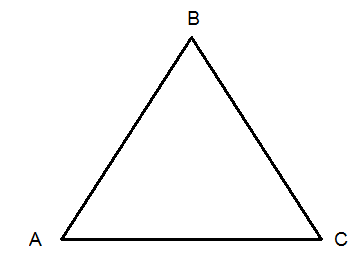
//> input picture other_triangle.png, 356 x 264 px
$ ./main   (built with g++ and OpenCV 4)
//> lines starting //> are read from the running program, lines starting //| are printed output that depends on the picture; after the words box and inside, x2 and y2 are one past the last pixel; in counts of white or black regions, pixels touching at a corner belong together
### shape_detector.h
#pragma once
#include <opencv2/opencv.hpp>
#include <string>
#include <vector>
#include <algorithm>
#include <stdexcept>

void imshow(const std::string& title, const cv::Mat& img);

std::vector<cv::Point> find_shape_contour(const std::string& address);

cv::Mat draw_contour_on_image(cv::Mat& img, const std::vector<cv::Point>& contour, const cv::Scalar& color = cv::Scalar(0,255,0), int thickness=3);

cv::Mat draw_contour_on_image(cv::Mat& img, const std::vector<std::vector<cv::Point>>& contours, const cv::Scalar& color = cv::Scalar(0, 255, 0), int thickness=3);


std::vector<std::vector<cv::Point>> contour_compare(
    cv::Mat& target_frame,
    const std::vector<cv::Point>& template_contour,
    double match_threshold = 0.09,
    double min_area_ratio = 0.0005,
    double max_area_ratio = 0.80);

void run_camera(const std::vector<cv::Point>& template_contour, int camid = 0);

void create_triangle_image(const std::string& filename = "triangle.png",
                                 cv::Size size = {600, 600}, int margin = 150);

### shape_detector.cpp
#include "shape_detector.h"


void imshow(const std::string& title, const cv::Mat& img)
{
    cv::Mat to_show;
    if (img.channels() == 4) {
        cv::cvtColor(img, to_show, cv::COLOR_BGRA2RGBA);
    } else if (img.channels() == 3) {
        cv::cvtColor(img, to_show, cv::COLOR_BGR2RGB);
    } else {
        to_show = img.clone();
    }
    cv::imshow(title, to_show);
    cv::waitKey(0);  // waiting for key pressing
}


std::vector<cv::Point> find_shape_contour(const std::string& address)
{
    // טען תמונה
    cv::Mat templat_img = cv::imread(address);
    if (templat_img.empty())
        throw std::runtime_error("Failed to load image: " + address);

    // המרה לאפור
    cv::Mat templat_img_gray;
    cv::cvtColor(templat_img, templat_img_gray, cv::COLOR_BGR2GRAY);

    // טשטוש
    cv::Mat blured;
    cv::GaussianBlur(templat_img_gray, blured, cv::Size(5, 5), 0);

    // סף
    cv::Mat thresh1;
    cv::threshold(blured, thresh1, 127, 255, 0);

    // מציאת קונטורים
    std::vector<std::vector<cv::Point>> contours_template;
    cv::findContours(thresh1, contours_template, cv::RETR_LIST, cv::CHAIN_APPROX_SIMPLE);

    // מיון לפי שטח, יורד
    std::sort(contours_template.begin(), contours_template.end(),
        [](const std::vector<cv::Point>& a, const std::vector<cv::Point>& b) {
            return cv::contourArea(a) > cv::contourArea(b);
        });

    if (contours_template.size() < 2)
        throw std::runtime_error("Template image must contain at least two contours.");

    // הקונטור השני בגודלו (כמו בפייתון)
    return contours_template[1];
}


cv::Mat draw_contour_on_image(cv::Mat& img, const std::vector<cv::Point>& contour, const cv::Scalar& color, int thickness)
{
    if (img.empty())
        throw std::runtime_error("Failed to load image");

    std::vector<std::vector<cv::Point>> contours{contour};
    cv::drawContours(img, contours, 0, color, thickness);
    return img;
}

cv::Mat draw_contour_on_image(cv::Mat& img, const std::vector<std::vector<cv::Point>>& contours, const cv::Scalar& color, int thickness)
{
    if (img.empty())
        throw std::runtime_error("Failed to load image");
    cv::drawContours(img, contours, -1, color, thickness);
    return img;
}


std::vector<std::vector<cv::Point>> contour_compare(
    cv::Mat& target_frame,
    const std::vector<cv::Point>& template_contour,
    double match_threshold,
    double min_area_ratio,
    double max_area_ratio)
{
    // אפור
    cv::Mat target_gray;
    cv::cvtColor(target_frame, target_gray, cv::COLOR_BGR2GRAY);

    // טשטוש
    cv::Mat blured;
    cv::GaussianBlur(target_gray, blured, cv::Size(5, 5), 0);

    // סף אדפטיבי
    cv::Mat thresh2;
    cv::adaptiveThreshold(blured, thresh2, 255, cv::ADAPTIVE_THRESH_MEAN_C, cv::THRESH_BINARY, 11, 5);

    // מציאת קונטורים
    std::vector<std::vector<cv::Point>> contours_target;
    cv::findContours(thresh2, contours_target, cv::RETR_LIST, cv::CHAIN_APPROX_SIMPLE);

    // הגדרות סף שטח
    double frame_area = static_cast<double>(target_frame.rows * target_frame.cols);
    double min_area = frame_area * min_area_ratio;
    double max_area = frame_area * max_area_ratio;

    std::vector<std::vector<cv::Point>> closest_contours;

    // חיפוש קונטורים דומים
    for (const auto& c : contours_target) {
        double match = cv::matchShapes(template_contour, c, cv::CONTOURS_MATCH_I3, 0.0);
        if (match < match_threshold) {
            double area = cv::contourArea(c);
            if (area < min_area || area > max_area)
                continue; // קטן/גדול מדי = רעש
            closest_contours.push_back(c);
        }
    }


    return closest_contours;
}


// [33 lines left out: function run_camera, not called in this run]


void create_triangle_image(const std::string& filename, cv::Size size, int margin)
{
    cv::Mat img(size, CV_8UC3, cv::Scalar(255, 255, 255));

    cv::Point pt1(size.width / 2, margin);                 // top
    cv::Point pt2(margin, size.height - margin);           // left
    cv::Point pt3(size.width - margin, size.height - margin); // right

    std::vector<cv::Point> triangle_cnt = {pt1, pt2, pt3};

    cv::drawContours(img, std::vector<std::vector<cv::Point>>{triangle_cnt}, 0, cv::Scalar(0, 0, 0), cv::FILLED);

    cv::imwrite(filename, img);
    std::cout << "Triangle image saved as " << filename << std::endl;
}

### main.cpp
#include "shape_detector.h"
#include <cstdlib>
#include <filesystem>
#include <iostream>

int main() {
    unsetenv("GTK_PATH");       // unset GTK_PATH  //in Visual Studio Code
    namespace fs = std::filesystem;

    // Current cpp path
    fs::path source_file = __FILE__;
    fs::path dir = source_file.parent_path();


    try {
        std::cout << "Create a new triangle shape" << std::endl;
        fs::path triangle_file = dir / "triangle.png";
        create_triangle_image(triangle_file);
//> in create_triangle_image, `cv::drawContours(img, std::vector<std::vector<cv::Point>>{triangle_cnt..`:
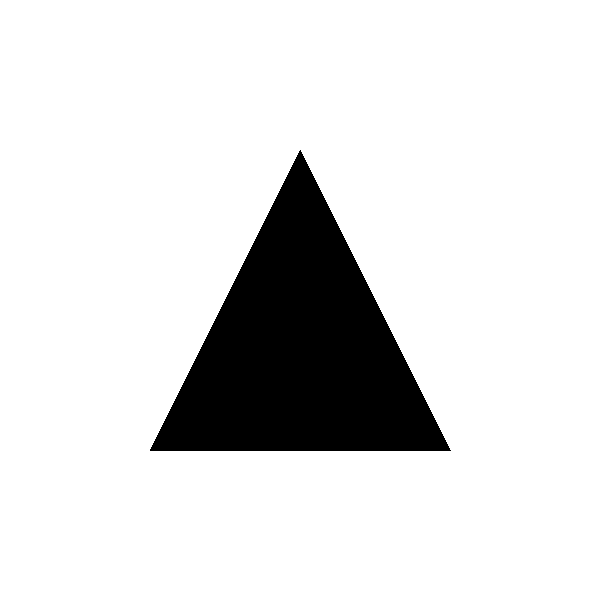
//> img: 600 rows x 600 cols, CV_8UC3; 87.4% white; 1 black region, box (x1, y1, x2, y2) and area: (150, 150, 451, 451) 45451

        cv::Mat triangle_image = cv::imread(triangle_file);

        auto template_contour = find_shape_contour(triangle_file);
//> in find_shape_contour, `cv::threshold(blured, thresh1, 127, 255, 0);`: thresh1: 600 rows x 600 cols, CV_8UC1; 87.4% white; 1 black region
//> in find_shape_contour, `cv::findContours(thresh1, contours_template, cv::RETR_LIST, cv::CHAIN_..`: contours_template = 2 contours; box (x1, y1, x2, y2) and area: (0, 0, 600, 600) 358801, (149, 150, 451, 452) 45898
//> template_contour = contour of 601 points, box (x1, y1, x2, y2) (149, 150, 451, 452), area 45898
        auto triangle_with_contour_img = draw_contour_on_image(triangle_image, template_contour);
//> in draw_contour_on_image, `std::vector<std::vector<cv::Point>> contours{contour};`: contours = 1 contour; box (x1, y1, x2, y2) and area: (149, 150, 451, 452) 45898
//> in draw_contour_on_image, `cv::drawContours(img, contours, 0, color, thickness);`:
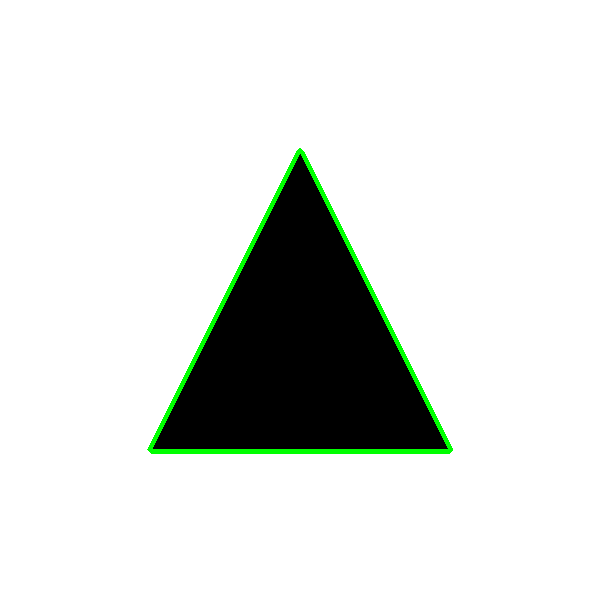
//> img: 600 rows x 600 cols, CV_8UC3; 1.25% of pixels changed, all inside (x1, y1, x2, y2) = (147, 148, 453, 454)

        // std::cout << "Contour found and drawn.\n";
        // //cv::imwrite("triangle_with_contour.png", drawn_img);
        // imshow("triangle with contour", triangle_with_contour_img);


        fs::path other_triangle_file = dir / "other_triangle.png";
        cv::Mat other_triangle_frame_img = cv::imread(other_triangle_file);
//> other_triangle_frame_img is the input picture: 264 rows x 356 cols, CV_8UC3; mean B, G, R 248.4, 248.4, 248.4
        //imshow("", other_triangle_frame_img);
        auto detected_contours = contour_compare(other_triangle_frame_img, template_contour);
//> in contour_compare, `cv::GaussianBlur(target_gray, blured, cv::Size(5, 5), 0);`:
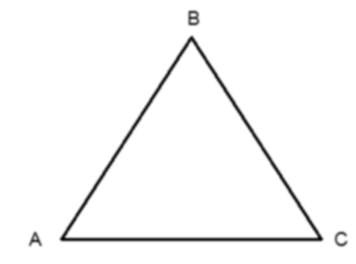
//> blured: 264 rows x 356 cols, CV_8UC1; min 6, max 255, mean 248.4
//> in contour_compare, `cv::adaptiveThreshold(blured, thresh2, 255, cv::ADAPTIVE_THRESH_MEAN_C..`:
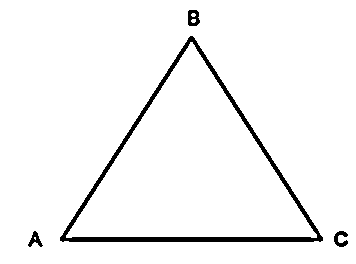
//> thresh2: 264 rows x 356 cols, CV_8UC1; 96.2% white; 4 black regions
//> in contour_compare, `cv::findContours(thresh2, contours_target, cv::RETR_LIST, cv::CHAIN_AP..`: contours_target = 9 contours, 3 with area under 20; largest, box (x1, y1, x2, y2) and area: (0, 0, 356, 264) 93365, (59, 35, 324, 243) 28233, (66, 42, 317, 238) 24341, (187, 9, 201, 27) 193, (333, 230, 349, 248) 158, (27, 230, 44, 248) 136
//> the loop in contour_compare, `for (const auto& c : contours_target)` made 9 passes
//> (match, area) on passes 4 to 5: (0.0765, 24341), (0.0842, 28233)
//> match on passes 2, 3, 6, 7, 8: 0.443, 0.135, 0.747, 0.113, 0.905
//> detected_contours = 2 contours; box (x1, y1, x2, y2) and area: (59, 35, 324, 243) 28233, (66, 42, 317, 238) 24341
        auto other_triangle_with_detected_contours_img = draw_contour_on_image(other_triangle_frame_img, detected_contours);
//> in draw_contour_on_image, `cv::drawContours(img, contours, -1, color, thickness);`:
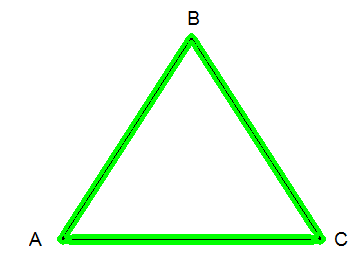
//> img: 264 rows x 356 cols, CV_8UC3; 6.99% of pixels changed, all inside (x1, y1, x2, y2) = (57, 33, 326, 245)
        std::cout << "Contours found and drawn.\n";
        //cv::imwrite("contours_found.png", other_triangle_frame_img);
        std::cout << "Contours found: " << detected_contours.size() << std::endl;
//| Contours found: 2
        imshow("other triangle with contour", other_triangle_with_detected_contours_img);

    }
    catch (const std::exception& e)
    {
        std::cerr << "Error: " << e.what() << std::endl;
        return 1;
    }


    // unset GTK_PATH
    //cv::Mat img = cv::imread(output_triangle_file);
    //imshow("triangle", img);

    return 0;
}
